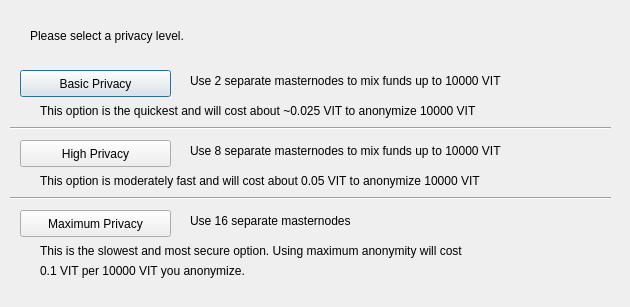
<?xml version="1.0" encoding="UTF-8"?>
<ui version="4.0">
 <class>ObfuscationConfig</class>
 <widget class="QDialog" name="ObfuscationConfig">
  <property name="geometry">
   <rect>
    <x>0</x>
    <y>0</y>
    <width>630</width>
    <height>307</height>
   </rect>
  </property>
  <property name="windowTitle">
   <string>Configure Obfuscation</string>
  </property>
  <widget class="QPushButton" name="buttonBasic">
   <property name="geometry">
    <rect>
     <x>20</x>
     <y>70</y>
     <width>151</width>
     <height>27</height>
    </rect>
   </property>
   <property name="text">
    <string>Basic Privacy</string>
   </property>
  </widget>
  <widget class="QPushButton" name="buttonHigh">
   <property name="geometry">
    <rect>
     <x>20</x>
     <y>140</y>
     <width>151</width>
     <height>27</height>
    </rect>
   </property>
   <property name="text">
    <string>High Privacy</string>
   </property>
  </widget>
  <widget class="QPushButton" name="buttonMax">
   <property name="geometry">
    <rect>
     <x>20</x>
     <y>210</y>
     <width>151</width>
     <height>27</height>
    </rect>
   </property>
   <property name="text">
    <string>Maximum Privacy</string>
   </property>
  </widget>
  <widget class="QLabel" name="label">
   <property name="geometry">
    <rect>
     <x>30</x>
     <y>20</y>
     <width>571</width>
     <height>31</height>
    </rect>
   </property>
   <property name="text">
    <string>Please select a privacy level.</string>
   </property>
  </widget>
  <widget class="QLabel" name="label_2">
   <property name="geometry">
    <rect>
     <x>190</x>
     <y>70</y>
     <width>421</width>
     <height>21</height>
    </rect>
   </property>
   <property name="text">
    <string>Use 2 separate masternodes to mix funds up to 10000 VIT</string>
   </property>
  </widget>
  <widget class="QLabel" name="label_3">
   <property name="geometry">
    <rect>
     <x>190</x>
     <y>140</y>
     <width>411</width>
     <height>21</height>
    </rect>
   </property>
   <property name="text">
    <string>Use 8 separate masternodes to mix funds up to 10000 VIT</string>
   </property>
  </widget>
  <widget class="QLabel" name="label_4">
   <property name="geometry">
    <rect>
     <x>190</x>
     <y>210</y>
     <width>421</width>
     <height>21</height>
    </rect>
   </property>
   <property name="text">
    <string>Use 16 separate masternodes</string>
   </property>
  </widget>
  <widget class="QLabel" name="label_6">
   <property name="geometry">
    <rect>
     <x>40</x>
     <y>100</y>
     <width>561</width>
     <height>21</height>
    </rect>
   </property>
   <property name="text">
    <string>This option is the quickest and will cost about ~0.025 VIT to anonymize 10000 VIT</string>
   </property>
  </widget>
  <widget class="QLabel" name="label_7">
   <property name="geometry">
    <rect>
     <x>40</x>
     <y>170</y>
     <width>561</width>
     <height>21</height>
    </rect>
   </property>
   <property name="text">
    <string>This option is moderately fast and will cost about 0.05 VIT to anonymize 10000 VIT</string>
   </property>
  </widget>
  <widget class="QLabel" name="label_8">
   <property name="geometry">
    <rect>
     <x>40</x>
     <y>240</y>
     <width>561</width>
     <height>21</height>
    </rect>
   </property>
   <property name="text">
    <string>This is the slowest and most secure option. Using maximum anonymity will cost</string>
   </property>
  </widget>
  <widget class="QLabel" name="label_9">
   <property name="geometry">
    <rect>
     <x>40</x>
     <y>260</y>
     <width>561</width>
     <height>21</height>
    </rect>
   </property>
   <property name="text">
    <string>0.1 VIT per 10000 VIT you anonymize.</string>
   </property>
  </widget>
  <widget class="Line" name="line">
   <property name="geometry">
    <rect>
     <x>10</x>
     <y>120</y>
     <width>601</width>
     <height>16</height>
    </rect>
   </property>
   <property name="orientation">
    <enum>Qt::Horizontal</enum>
   </property>
  </widget>
  <widget class="Line" name="line_2">
   <property name="geometry">
    <rect>
     <x>10</x>
     <y>190</y>
     <width>601</width>
     <height>16</height>
    </rect>
   </property>
   <property name="orientation">
    <enum>Qt::Horizontal</enum>
   </property>
  </widget>
 </widget>
 <resources/>
 <connections/>
</ui>
